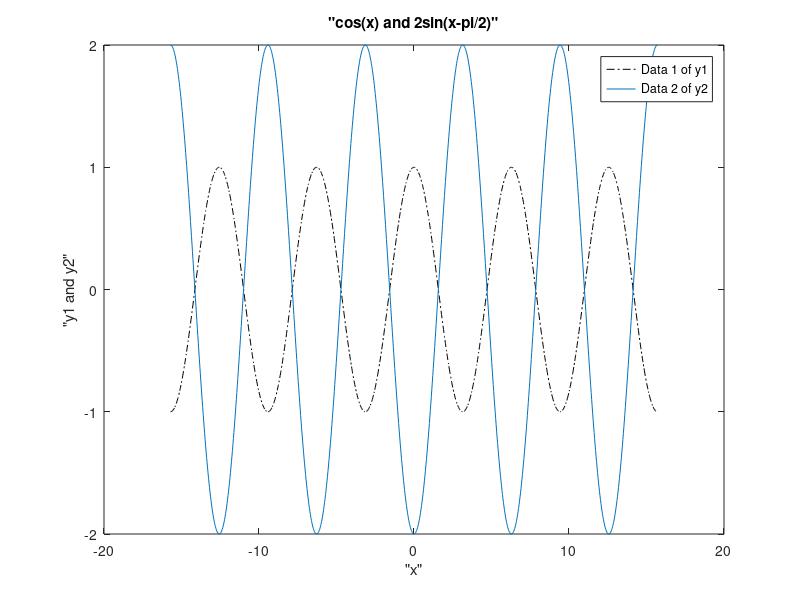

Write MATLAB code to recreate this figure.
%%
clear
clc
%% warm up problem
% create array 1000 element -5pi from 5pi
x = linspace(-5*pi ,5*pi, 1000 );
y1 = cos(x);
y2 = 2*sin(x-(pi/2));
% make first graph in didfferent shape and color
plot(x,y1,'-.k',x,y2)
% name each graph
xlabel ('"x"');
ylabel ('"y1 and y2"');
% title of grpah
title ('"cos(x) and 2sin(x-pi/2)"');
% label legend y1 first 
legend('Data 1 of y1','Data 2 of y2');
%% problem
% load txt file to use it
pre_industrial = load('CO2_Pre-IR.txt');
post_indusctrial = load('CO2_Post-IR.txt');
% use mathmatic method to calculate each problem
mean_pre_industrial = mean(pre_industrial);
standard_pre_industrial = std(pre_industrial);
max_pre_industrial = max(pre_industrial);
min_pre_industrial = min(pre_industrial);
mean_post_industrial = mean(post_indusctrial);
standard_post_industrial = std(post_indusctrial);
max_post_industrial = max(post_indusctrial);
min_post_industrial = min(post_indusctrial);
fprintf('This is pre-industrial value\n');
fprintf('The mean value for pre-industrial is %.2f ppm\n',mean_pre_industrial);
fprintf('The standard deviation value for pre-industrial is %.2f ppm\n',standard_pre_industrial);
fprintf('The pre-industrial maximum value is %.2f ppm and the minimum value is %.2f ppm\n',max_pre_industrial,min_pre_industrial);
fprintf('This is post-industrial value\n');
fprintf('The mean value for post-industrial is %.2f ppm\n',mean_post_industrial);
fprintf('The standard deviation value for post-industrial is %.2f ppm\n',standard_post_industrial);
fprintf('The post-industrial maximum value is %.2f ppm and the minimum value is %.2f ppm\n',max_post_industrial,min_post_industrial);